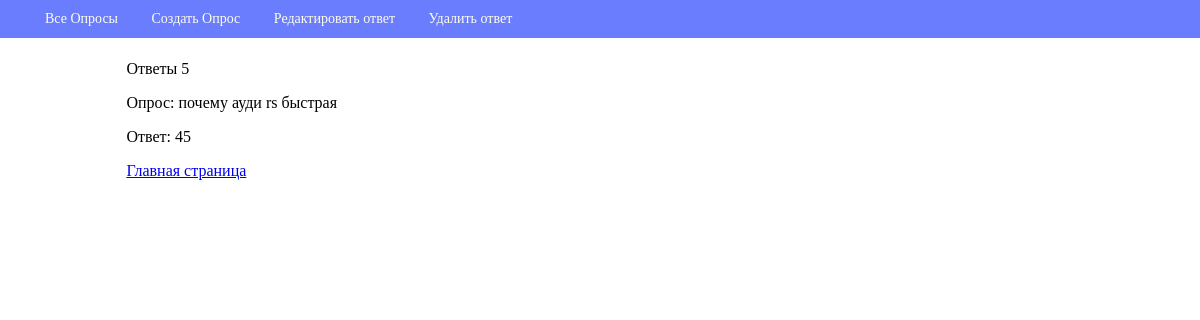
The app's page /poll/5/ with its own data.
### webapp/models.py (models this page shows, shortened)
class Choice(models.Model):
    text = models.TextField(max_length=2000, null=False, blank=False, verbose_name="Вариант ответа")
    poll = models.ForeignKey("webapp.Poll", related_name='poll', on_delete=models.CASCADE,
                             verbose_name="Опрос")

class Poll(models.Model):
    question = models.TextField(max_length=2000, null=False, blank=False, verbose_name="Вопрос")
    created_at = models.DateTimeField(auto_now_add=True, verbose_name='Время создания')
    class Meta:
        db_table = 'Polls'
        verbose_name = 'вопрос'
        verbose_name_plural = 'вопросы'

### webapp/views/choice.py (the view)
# urls.py: path('<int:pk>/', ChoiceView.as_view(), name='view'),
class ChoiceView(DetailView):
    model = Choice
    template_name = 'choice/view.html'

### webapp/templates/choice/view.html
{% extends "base.html" %}
{% block menu %}
    <li><a href="{% url "update" choice.id %}">Редактировать ответ</a></li>
    <li><a href="{% url "delete" choice.id %}">Удалить ответ</a></li>
{% endblock menu %}
{% block page_header %}Ответы {{ choice.id }}{% endblock page_header %}
{% block content %}
    <p>Опрос: {{ choice.poll.question}}</p>
    <p> Ответ: {{ choice.text}}</p>
    <a href="{% url "poll_list" %}">Главная страница </a>
{% endblock %}

### webapp/static/css/style.css (style rules this page uses)
body { margin-top: 60px; }

### webapp/static/css/navbar.css (style rules this page uses)
.menu li { display: inline-block; }
.menu a { display: inline-block; text-decoration: none; color: inherit; padding: 5px 15px; }

### records on screen
Choice: id "5", poll.question "почему ауди rs быстрая", text "45"
